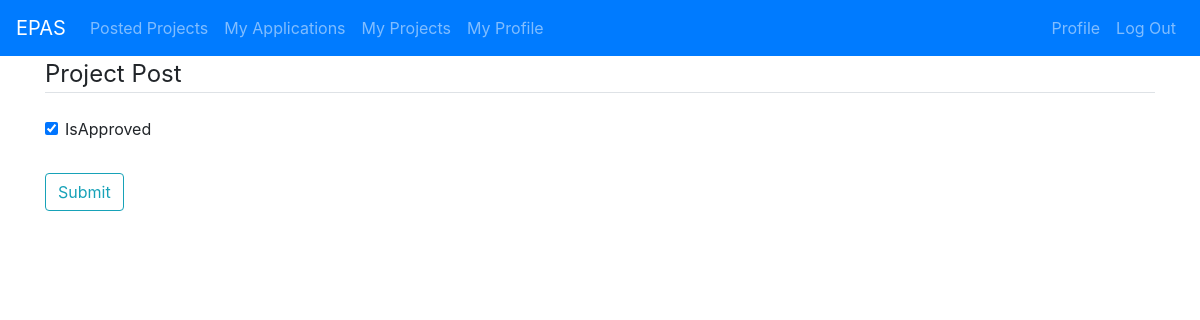
Page /post/8/approval (signed in) on the earlier database version.
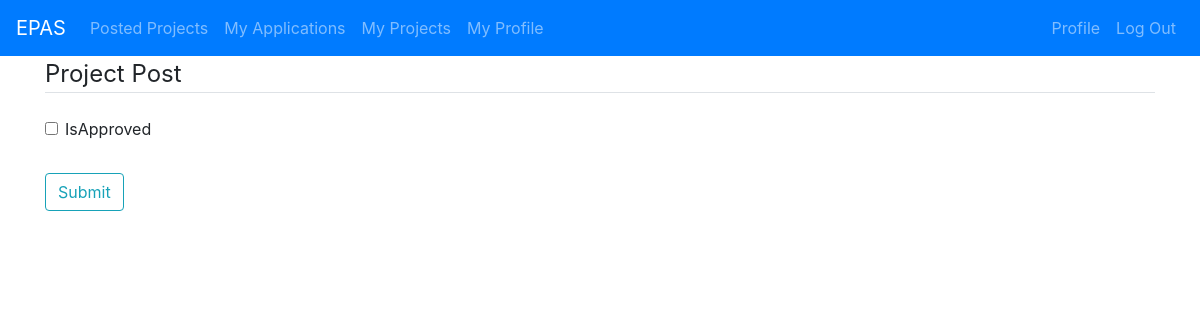
Same page on the later database version.
### projectListing/models.py (models this page shows, shortened)
class Post(models.Model):
    title = models.CharField(max_length=100)
    description = models.TextField()
    date_posted = models.DateField(default=timezone.now)
    professor = models.ForeignKey(User, on_delete=models.CASCADE)
    desiredNumStudents = models.IntegerField()
    maxNumStudents = models.IntegerField()
    minTermLength = models.IntegerField()
    maxTermLength = models.IntegerField()
    relatedProgram = models.CharField(max_length=100)
    course = models.CharField(max_length=100, default="null")
    active = models.BooleanField(default=False)
    isApproved = models.BooleanField(default=False)

### projectListing/views.py (the view, shortened to what this page needs)
# urls.py: path('post/<int:pk>/approval', UpdateApprovalView.as_view(), name='post-approval'),
class UpdateApprovalView(UserPassesTestMixin, UpdateView):
    model = Post
    fields = ['isApproved']
    def test_func(self):
        post = self.get_object()
        if self.request.user == post.professor or self.request.user.type == "PROGRAM_DIRECTOR":
            return True
        return False

### projectListing/templates/projectListing/post_form.html (shortened to what this page needs)
{% extends "projectListing/base.html" %}
{% load crispy_forms_tags %}
{% block content %}
    <div class="content-secition">
        <form method="POST">
            <fieldset class="form-group">
                <legend class="border-bottom mb-4">Project Post</legend>
                {{ form|crispy }}
            </fieldset>
            <div class="form-group">
                <button class="btn btn-outline-info" type="submit">Submit</button>
            </div>
        </form>
    </div>
{% endblock content %}

Differences in the rows shown:
changed Post: isApproved "☑" → "☐"
